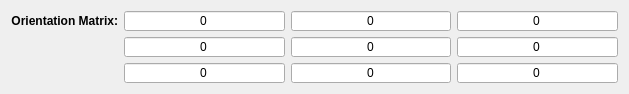
<?xml version="1.0" encoding="UTF-8"?>
<ui version="4.0">
 <class>OmWidget</class>
 <widget class="QWidget" name="OmWidget">
  <property name="geometry">
   <rect>
    <x>0</x>
    <y>0</y>
    <width>629</width>
    <height>90</height>
   </rect>
  </property>
  <property name="windowTitle">
   <string>Form</string>
  </property>
  <layout class="QGridLayout" name="gridLayout">
   <item row="0" column="0">
    <widget class="QLabel" name="label_32">
     <property name="styleSheet">
      <string notr="true">QLabel {
font-weight: bold;
font-size: 11px;
}</string>
     </property>
     <property name="text">
      <string>&lt;html&gt;&lt;head/&gt;&lt;body&gt;&lt;p&gt;&lt;span style=&quot; font-size:9pt;&quot;&gt;Orientation Matrix:&lt;/span&gt;&lt;/p&gt;&lt;/body&gt;&lt;/html&gt;</string>
     </property>
     <property name="alignment">
      <set>Qt::AlignRight|Qt::AlignTrailing|Qt::AlignVCenter</set>
     </property>
    </widget>
   </item>
   <item row="0" column="1">
    <widget class="QLineEdit" name="om1">
     <property name="minimumSize">
      <size>
       <width>118</width>
       <height>20</height>
      </size>
     </property>
     <property name="toolTip">
      <string/>
     </property>
     <property name="text">
      <string>0</string>
     </property>
     <property name="alignment">
      <set>Qt::AlignCenter</set>
     </property>
    </widget>
   </item>
   <item row="0" column="2">
    <widget class="QLineEdit" name="om2">
     <property name="minimumSize">
      <size>
       <width>118</width>
       <height>20</height>
      </size>
     </property>
     <property name="toolTip">
      <string/>
     </property>
     <property name="text">
      <string>0</string>
     </property>
     <property name="alignment">
      <set>Qt::AlignCenter</set>
     </property>
    </widget>
   </item>
   <item row="1" column="1">
    <widget class="QLineEdit" name="om4">
     <property name="minimumSize">
      <size>
       <width>118</width>
       <height>20</height>
      </size>
     </property>
     <property name="toolTip">
      <string/>
     </property>
     <property name="text">
      <string>0</string>
     </property>
     <property name="alignment">
      <set>Qt::AlignCenter</set>
     </property>
    </widget>
   </item>
   <item row="1" column="2">
    <widget class="QLineEdit" name="om5">
     <property name="minimumSize">
      <size>
       <width>118</width>
       <height>20</height>
      </size>
     </property>
     <property name="toolTip">
      <string/>
     </property>
     <property name="text">
      <string>0</string>
     </property>
     <property name="alignment">
      <set>Qt::AlignCenter</set>
     </property>
    </widget>
   </item>
   <item row="0" column="3">
    <widget class="QLineEdit" name="om3">
     <property name="minimumSize">
      <size>
       <width>118</width>
       <height>20</height>
      </size>
     </property>
     <property name="toolTip">
      <string/>
     </property>
     <property name="text">
      <string>0</string>
     </property>
     <property name="alignment">
      <set>Qt::AlignCenter</set>
     </property>
    </widget>
   </item>
   <item row="1" column="3">
    <widget class="QLineEdit" name="om6">
     <property name="minimumSize">
      <size>
       <width>118</width>
       <height>20</height>
      </size>
     </property>
     <property name="toolTip">
      <string/>
     </property>
     <property name="text">
      <string>0</string>
     </property>
     <property name="alignment">
      <set>Qt::AlignCenter</set>
     </property>
    </widget>
   </item>
   <item row="2" column="1">
    <widget class="QLineEdit" name="om7">
     <property name="minimumSize">
      <size>
       <width>118</width>
       <height>20</height>
      </size>
     </property>
     <property name="toolTip">
      <string/>
     </property>
     <property name="text">
      <string>0</string>
     </property>
     <property name="alignment">
      <set>Qt::AlignCenter</set>
     </property>
    </widget>
   </item>
   <item row="2" column="2">
    <widget class="QLineEdit" name="om8">
     <property name="minimumSize">
      <size>
       <width>118</width>
       <height>20</height>
      </size>
     </property>
     <property name="toolTip">
      <string/>
     </property>
     <property name="text">
      <string>0</string>
     </property>
     <property name="alignment">
      <set>Qt::AlignCenter</set>
     </property>
    </widget>
   </item>
   <item row="2" column="3">
    <widget class="QLineEdit" name="om9">
     <property name="minimumSize">
      <size>
       <width>118</width>
       <height>20</height>
      </size>
     </property>
     <property name="toolTip">
      <string/>
     </property>
     <property name="text">
      <string>0</string>
     </property>
     <property name="alignment">
      <set>Qt::AlignCenter</set>
     </property>
    </widget>
   </item>
  </layout>
 </widget>
 <tabstops>
  <tabstop>om1</tabstop>
  <tabstop>om2</tabstop>
  <tabstop>om3</tabstop>
  <tabstop>om4</tabstop>
  <tabstop>om5</tabstop>
  <tabstop>om6</tabstop>
  <tabstop>om7</tabstop>
  <tabstop>om8</tabstop>
  <tabstop>om9</tabstop>
 </tabstops>
 <resources/>
 <connections/>
</ui>
